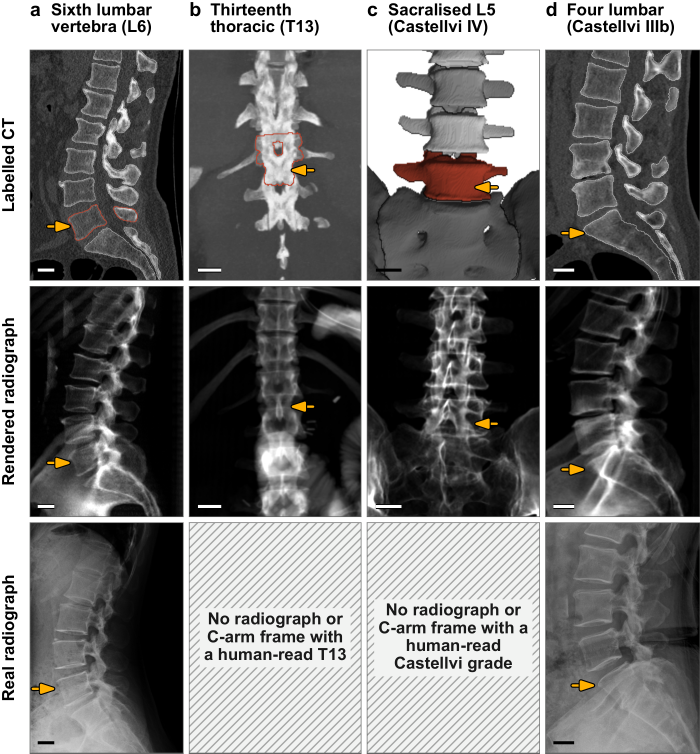
#> input picture cns2026_talks/spine_not_all_spines/CTSpinoPelvic1K/paper/cns2026/figs_v2/sn_figure1.png, 2100 x 2260 px (shown at 1/3 size)
$ python prep_big_panels.py
#> lines starting #> are read from the running program, lines starting #| are printed output that depends on the picture
"""paper/cns2026/prep_big_panels.py — single panels cut from the manuscript figures so their lettering scales up on a
slide (Greg 2026-09-25: "what text there is is too small, even the figure legends and axis titles are tiny").
Panel bounds come from the white gutters measured on the PNGs (see the session's gutter scan). Slide-size labels
are drawn with PIL where a figure's own header type would be too small. Writes into figs_v2/.

    python paper/cns2026/prep_big_panels.py
"""
from pathlib import Path

from PIL import Image, ImageDraw, ImageFont

HERE = Path(__file__).resolve().parent
OUT = HERE / "figs_v2"
FONT_B = ImageFont.truetype(r"C:\Windows\Fonts\arialbd.ttf", 52)
FONT_R = ImageFont.truetype(r"C:\Windows\Fonts\arial.ttf", 44)
NAVY = (0x19, 0x1D, 0x63)


def labelled_row(panels, labels, out, gap=36, header=120, font=FONT_B):
    """Panels side by side, each under a big label in the template navy."""
    h = max(p.height for p in panels)
    panels = [p.resize((int(p.width * h / p.height), h), Image.LANCZOS) for p in panels]
    w = sum(p.width for p in panels) + gap * (len(panels) - 1)
    comp = Image.new("RGB", (w, h + header), "white")
    d = ImageDraw.Draw(comp)
    x = 0
    for p, lab in zip(panels, labels):
        comp.paste(p, (x, header))
        lines = lab.split("\n")
        lh = 62
        y0 = (header - lh * len(lines)) / 2
        for i, line in enumerate(lines):
            tw = d.textlength(line, font=font)
            d.text((x + (p.width - tw) / 2, y0 + i * lh), line, fill=NAVY, font=font)
        x += p.width + gap
    comp.save(OUT / out)
    print(out, comp.size)


# Figure 1: the labelled-CT row, four phenotypes (gutters x 551-566, 1085-1100, 1620-1635; row y 148-843)
f1 = Image.open(OUT / "sn_figure1.png").convert("RGB")
#> f1 is the input picture: PIL image 2100x2260 RGB; mean R, G, B 116.6, 116, 115.4
cols = [(88, 551), (566, 1085), (1100, 1620), (1635, 2100)]
ct = [f1.crop((x0, 148, x1, 843)) for x0, x1 in cols]
#> ct = 4 items
labelled_row(ct, ["Sixth lumbar\n(L6)", "Thirteenth\nthoracic (T13)", "Sacralised L5\n(Castellvi IV)", "Four lumbar\n(Castellvi IIIb)"],
             "big_fig1_ct_row.png", header=170)
#> in labelled_row, `h = max(p.height for p in panels)`: h = 695
#> in labelled_row, `panels = [p.resize((int(p.width * h / p.height), h), Image.LANCZOS) fo..`: panels = 4 items
#> in labelled_row, `w = sum(p.width for p in panels) + gap * (len(panels) - 1)`: w = 2075
#> in labelled_row, `comp = Image.new("RGB", (w, h + header), "white")`: comp: PIL image 2075x865 RGB; every value is 255
#> the loop in labelled_row, `for p, lab in zip(panels, labels):` made 4 passes
#> (lines, x) on passes 1 to 4: (['Sixth lumbar', '(L6)'], 499), (['Thirteenth', 'thoracic (T13)'], 1054), (['Sacralised L5', '(Castellvi IV)'], 1610), (['Four lumbar', '(Castellvi IIIb)'], 2111)
#> after the loop in labelled_row, `for p, lab in zip(panels, labels):`:
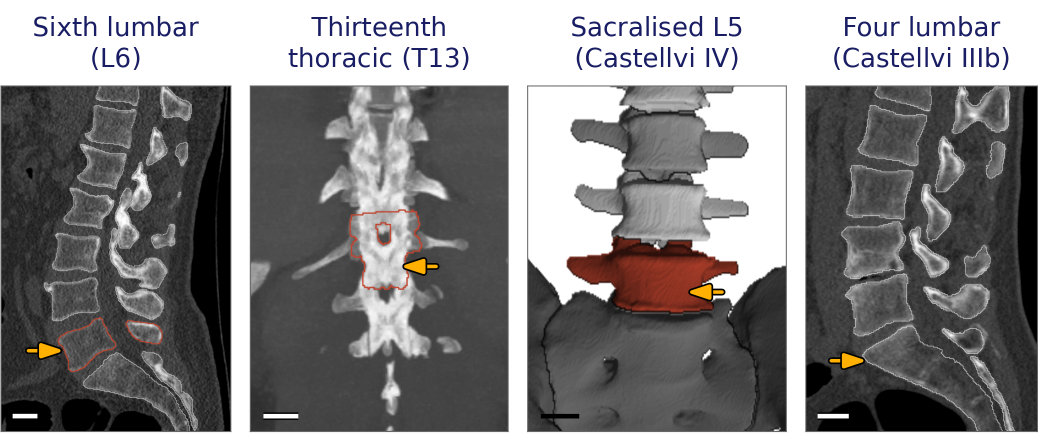
#> comp: PIL image 2075x865 RGB (shown at 1/2 size); mean R, G, B 130.1, 128.5, 128.9
#> after the loop in labelled_row, `for p, lab in zip(panels, labels):`: x = 2111
#| big_fig1_ct_row.png (2075, 865)
real = [f1.crop((x0, 1567, x1, 2260)) for x0, x1 in cols]
#> real = 4 items
labelled_row([ct[0], real[0], ct[3], real[3]], ["L6 on CT", "L6 on film", "Four lumbar\non CT", "Four lumbar\non film"],
             "big_fig1_ct_vs_film.png", header=170)
#> call 2 of labelled_row, with out = 'big_fig1_ct_vs_film.png', gap = 36, header = 170
#> in labelled_row (call 2), `w = sum(p.width for p in panels) + gap * (len(panels) - 1)`: w = 1966
#> in labelled_row (call 2), `comp = Image.new("RGB", (w, h + header), "white")`: comp: PIL image 1966x865 RGB; every value is 255
#> the loop in labelled_row (call 2), `for p, lab in zip(panels, labels):` made 4 passes
#> (lab, lines, y0, x) on passes 1 to 2: ('L6 on CT', ['L6 on CT'], 54, 499), ('L6 on film', ['L6 on film'], 54, 999)
#> (lines, y0, x) on passes 3 to 4: (['Four lumbar', 'on CT'], 23, 1500), (['Four lumbar', 'on film'], 23, 2002)
#> after the loop in labelled_row (call 2), `for p, lab in zip(panels, labels):`:
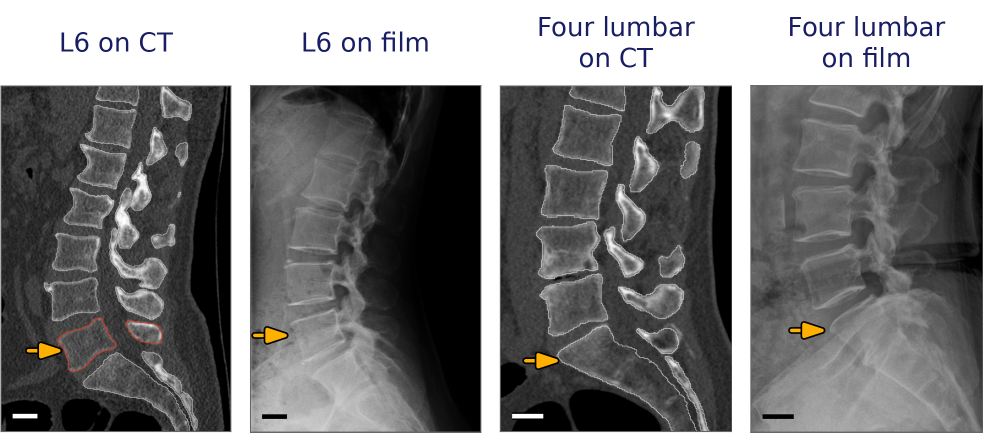
#> comp: PIL image 1966x865 RGB (shown at 1/2 size); mean R, G, B 117.1, 116.9, 117
#> after the loop in labelled_row (call 2), `for p, lab in zip(panels, labels):`: x = 2002
#| big_fig1_ct_vs_film.png (1966, 865)

# Figure 2: panel b, the lumbosacral window with its legend (x 1211-2088, y 41-1340)
f2 = Image.open(OUT / "sn_fig2_ab.png").convert("RGB")
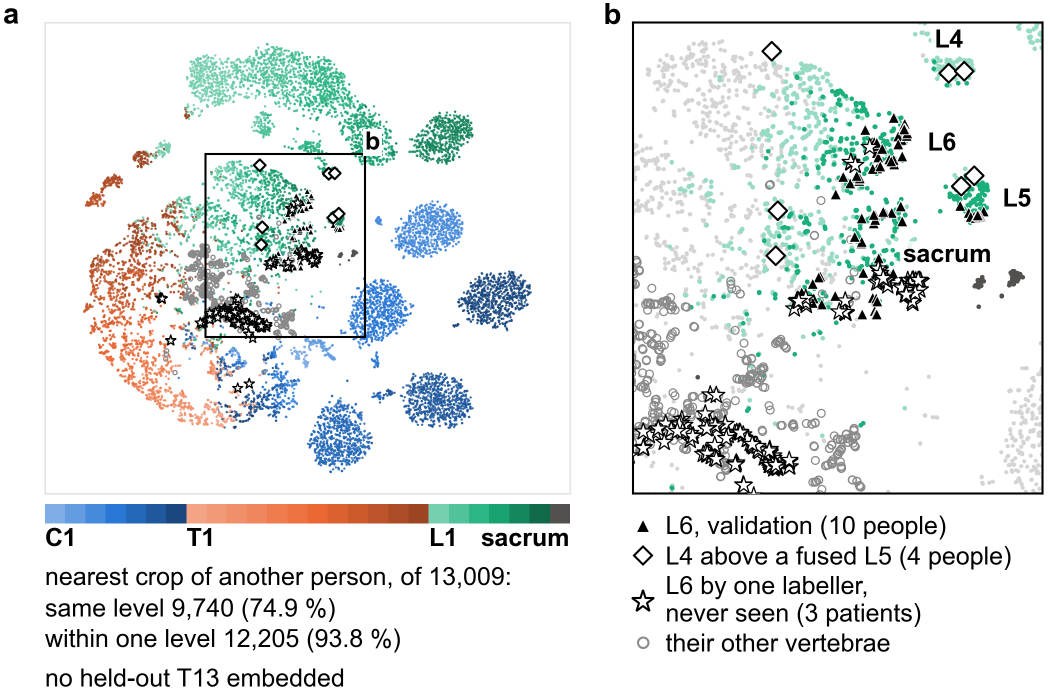
#> input picture cns2026_talks/spine_not_all_spines/CTSpinoPelvic1K/paper/cns2026/figs_v2/sn_fig2_ab.png, 2100 x 1400 px (shown at 1/2 size)
f2.crop((1211, 41, 2088, 1340)).save(OUT / "big_fig2_b.png")
f2.crop((28, 41, 1211, 1115)).save(OUT / "big_fig2_a.png")
print("big_fig2_b", f2.crop((1211, 41, 2088, 1340)).size)
#| big_fig2_b (877, 1299)

# Figure 5: panel a (Wilson bound, legend inside) and panel b axes (legend drawn on the slide)
f5 = Image.open(OUT / "sn_fig5_ab.png").convert("RGB")
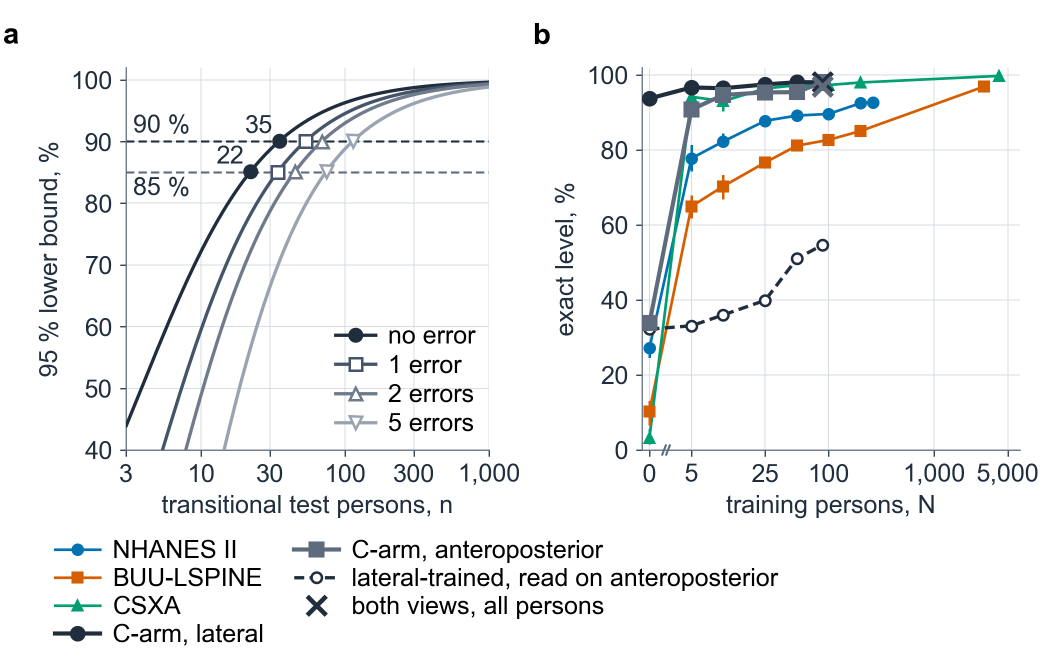
#> input picture cns2026_talks/spine_not_all_spines/CTSpinoPelvic1K/paper/cns2026/figs_v2/sn_fig5_ab.png, 2100 x 1330 px (shown at 1/2 size)
f5.crop((78, 59, 1020, 1050)).save(OUT / "big_fig5_a.png")
f5.crop((1032, 59, 2028, 1027)).save(OUT / "big_fig5_b.png")
print("big_fig5_a/b written")

# Figure 5: panels c and d each with its own legend, side by side at equal height
f5cd = Image.open(OUT / "sn_fig5_cd.png").convert("RGB")
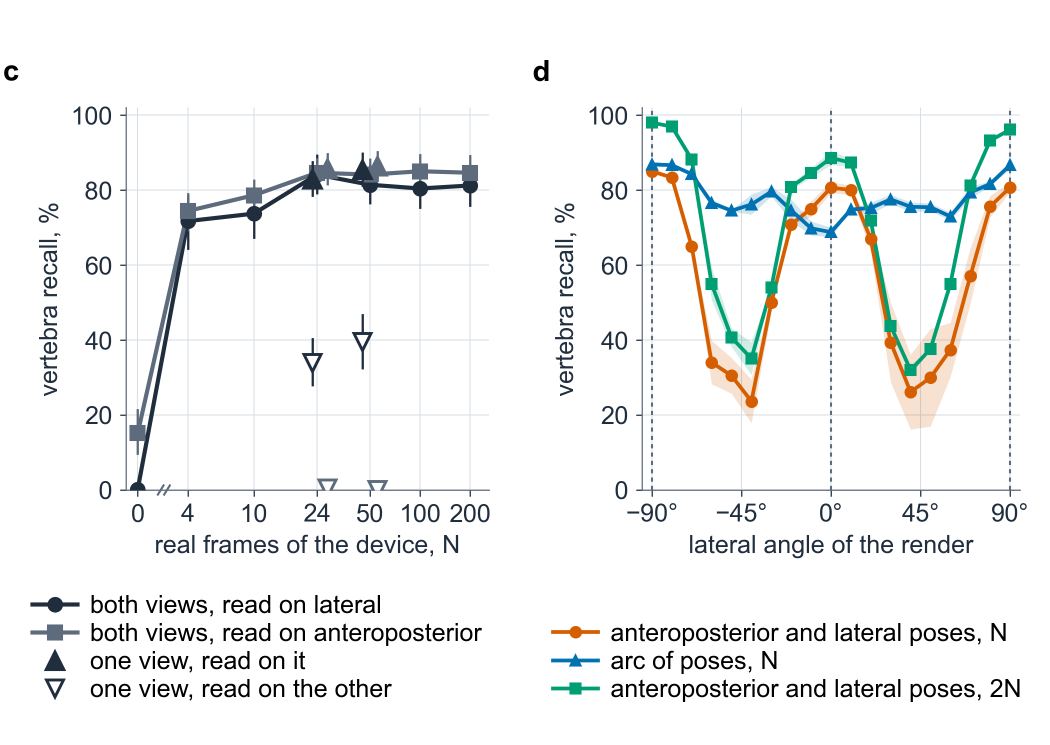
#> input picture cns2026_talks/spine_not_all_spines/CTSpinoPelvic1K/paper/cns2026/figs_v2/sn_fig5_cd.png, 2100 x 1490 px (shown at 1/2 size)
c = f5cd.crop((60, 214, 1030, 1400))
d = f5cd.crop((1045, 214, 2055, 1400))
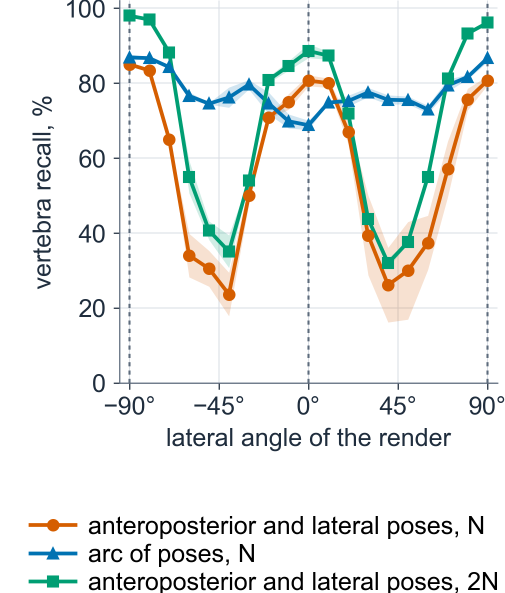
#> d: PIL image 1010x1186 RGB (shown at 1/2 size); mean R, G, B 237.2, 239.3, 237.5
h = max(c.height, d.height)
#> h = 1186
c2 = Image.new("RGB", (c.width, h), "white"); c2.paste(c, (0, 0))
#> after `c2 = Image.new('RGB', (c.width, h), 'white')`: c2: PIL image 970x1186 RGB; every value is 255
d2 = Image.new("RGB", (d.width, h), "white"); d2.paste(d, (0, 0))
#> after `d2 = Image.new('RGB', (d.width, h), 'white')`: d2: PIL image 1010x1186 RGB; every value is 255
labelled_row([c2, d2], ["c  real frames of the device", "d  angle of the render"], "big_fig5_cd.png", header=110)
#> call 3 of labelled_row, with out = 'big_fig5_cd.png', gap = 36, header = 110
#> in labelled_row (call 3), `panels = [p.resize((int(p.width * h / p.height), h), Image.LANCZOS) fo..`: panels = 2 items
#> in labelled_row (call 3), `w = sum(p.width for p in panels) + gap * (len(panels) - 1)`: w = 2016
#> in labelled_row (call 3), `comp = Image.new("RGB", (w, h + header), "white")`: comp: PIL image 2016x1296 RGB; every value is 255
#> the loop in labelled_row (call 3), `for p, lab in zip(panels, labels):` made 2 passes
#> (lab, lines, lh, y0, x) on passes 1 to 2: ('c  real frames of the device', ['c  real frames of the device'], 62, 24, 1006), ('d  angle of the render', ['d  angle of the render'], 62, 24, 2052)
#> after the loop in labelled_row (call 3), `for p, lab in zip(panels, labels):`:
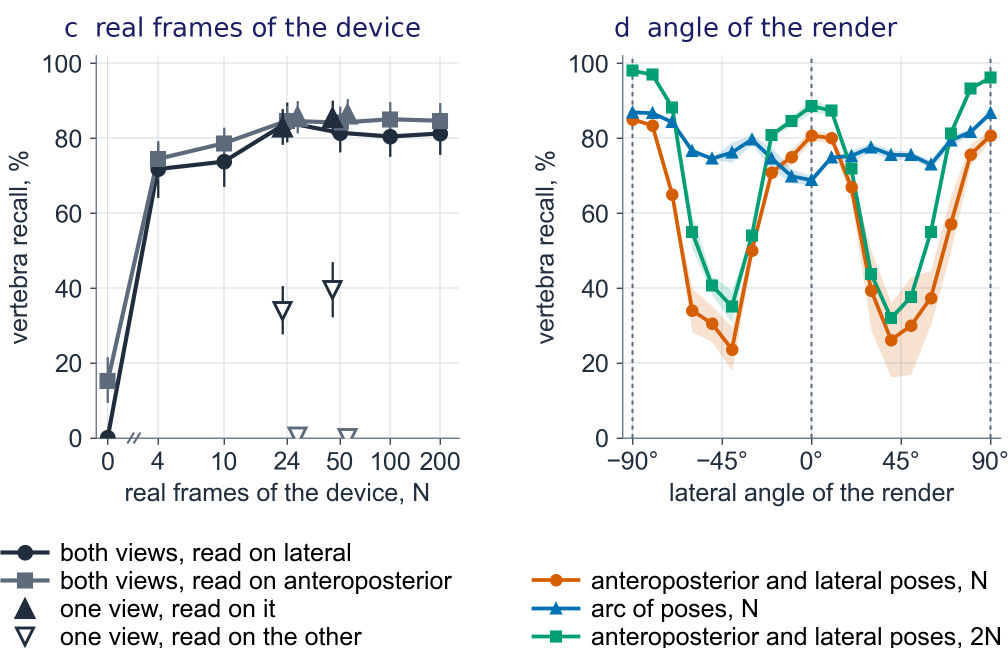
#> comp: PIL image 2016x1296 RGB (shown at 1/2 size); mean R, G, B 238.6, 239.9, 239.9
#> after the loop in labelled_row (call 3), `for p, lab in zip(panels, labels):`: x = 2052
#| big_fig5_cd.png (2016, 1296)

# Figure 4: panels a and b as pure images with slide-size labels
#> (the run stopped early here; a loop or call above may not have finished)
